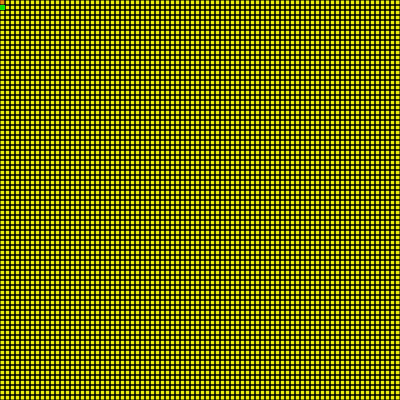
Frame 1 (no input)
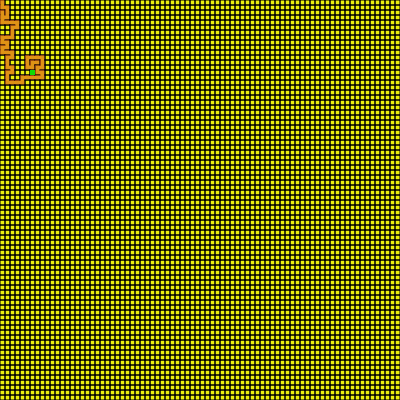
Frame 60 (no input)
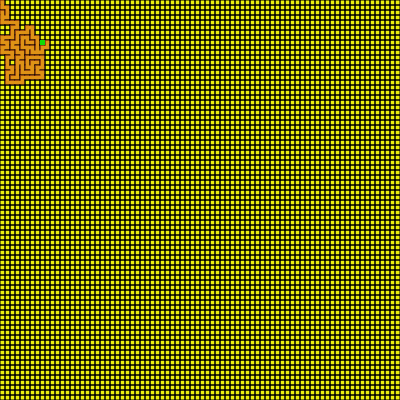
Frame 120 (the mouse pressed at the canvas centre since frame 60)

The p5.js sketch that drew these frames (run headless with seeded random() and noise() and a simulated clock; from frame 60 on, the mouse is pressed at the canvas centre):

// p5.js sketch
// ── sketch.js
let grid = []
let w
let rows
let cols
let current
let stack = []

function setup() {
  createCanvas(400, 400)
  // frameRate(10)
  w = 5
  rows = width / w
  cols = height / w
  for (let i = 0; i < rows; i++) {
    for (let j = 0; j < cols; j++) {
      let cell = new Cell(i, j)
      grid.push(cell)
    }
  }
  current = grid[0]
  current.visited = true
}

function draw() {
  background(235, 239, 16)
  for (let i = 0; i < grid.length; i++) {
    grid[i].show()
  }
  let next = current.checkNeighbors()
  if (next) {
    next.visited = true
    if (current.x - next.x < 0) {
      current.walls[1] = false
      next.walls[3] = false
    } else if (current.x - next.x > 0) {
      current.walls[3] = false
      next.walls[1] = false
    } else if (current.y - next.y < 0) {
      current.walls[2] = false
      next.walls[0] = false
    } else if (current.y - next.y > 0) {
      current.walls[0] = false
      next.walls[2] = false
    }
    current = next
    stack.push(current)
  } else {
    if (stack.length > 0) {
      current = stack.pop()
    } else {
      console.log('done!')
      noLoop()
    }
  }
  current.highlight()
}

function index (i, j) {
  if (i < 0 || j < 0 || i > cols - 1 || j > rows - 1) {
    return -1
  }
  return j + i * cols
}

function Cell (x, y) {
  this.x = x
  this.y = y
  this.visited = false
  this.walls = [true, true, true, true]

  this.show = function () {
    let x = this.x * w
    let y = this.y * w
    stroke(0)
    if (this.walls[0]) {
      line(x, y, x + w, y)
    }
    if (this.walls[1]) {
      line(x + w, y, x + w, y + w)
    }
    if (this.walls[2]) {
      line(x + w, y + w, x, y + w)
    }
    if (this.walls[3]) {
      line(x, y + w, x, y)
    }

    if (this.visited) {
      fill(216, 83, 26, 150)
      noStroke()
      rect(x, y, w, w)
    }
  }

  this.checkNeighbors = function() {
    let neighbors = []

    let top = grid[index(x, y - 1)]
    let right = grid[index(x + 1, y)]
    let bottom = grid[index(x, y + 1)]
    let left = grid[index(x - 1, y)]

    if (top && !top.visited) {
      neighbors.push(top)
    }
    if (right && !right.visited) {
      neighbors.push(right)
    }
    if (bottom && !bottom.visited) {
      neighbors.push(bottom)
    }
    if (left && !left.visited) {
      neighbors.push(left)
    }

    if (neighbors.length > 0) {
      let idx = floor(random(neighbors.length))
      return neighbors[idx]
    }
  }

  this.highlight = function() {
    fill(15, 219, 4)
    noStroke()
    rect(this.x * w, this.y * w, w, w)
  }
}
